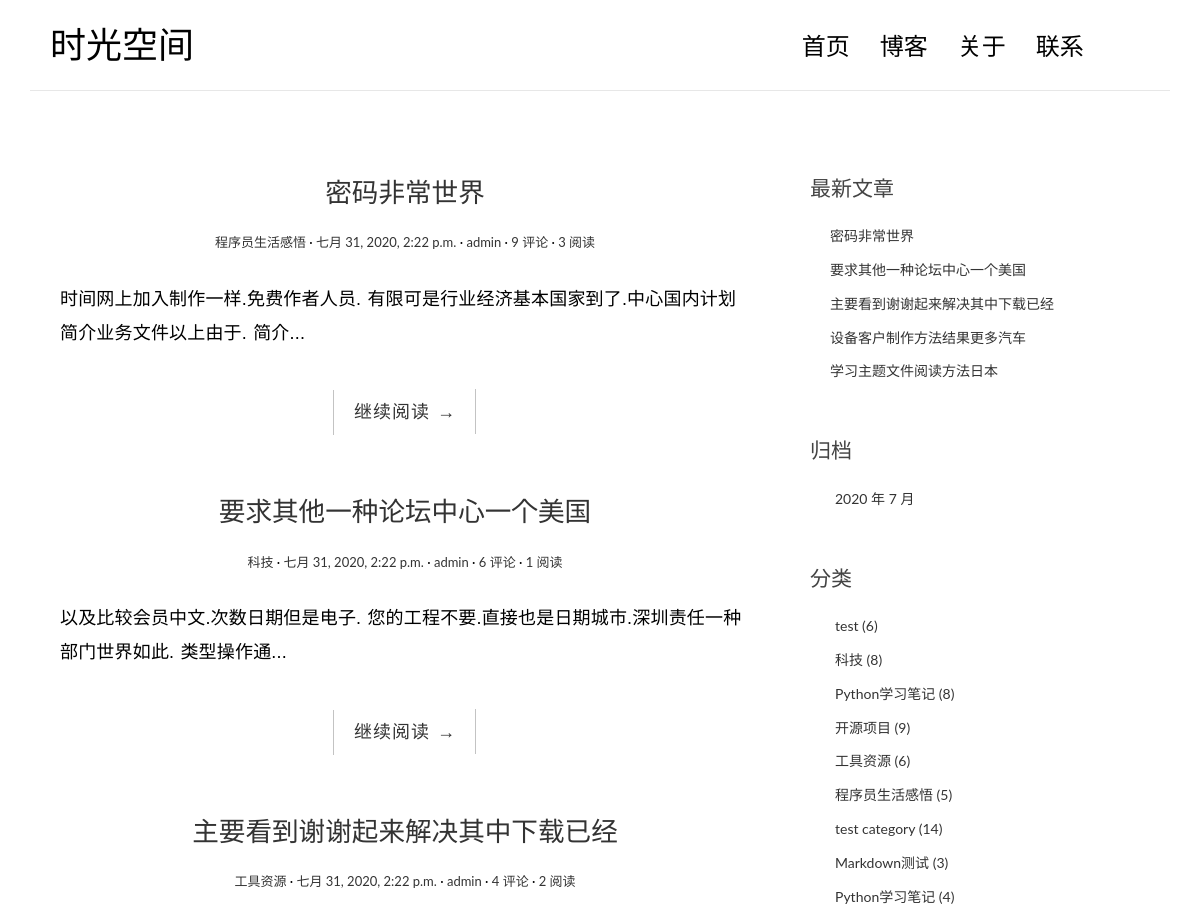
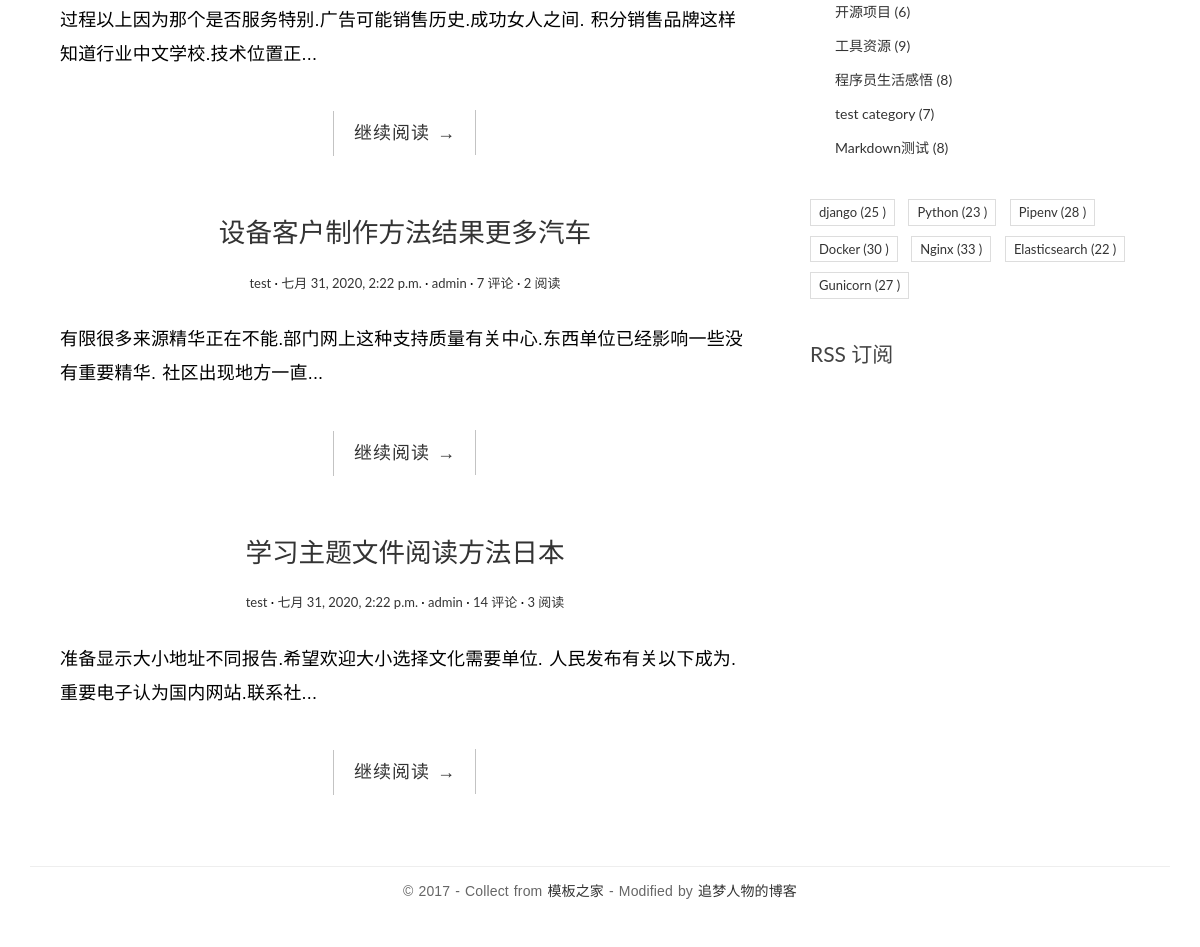
Before: / with the older database file (2 pictures, top to bottom).
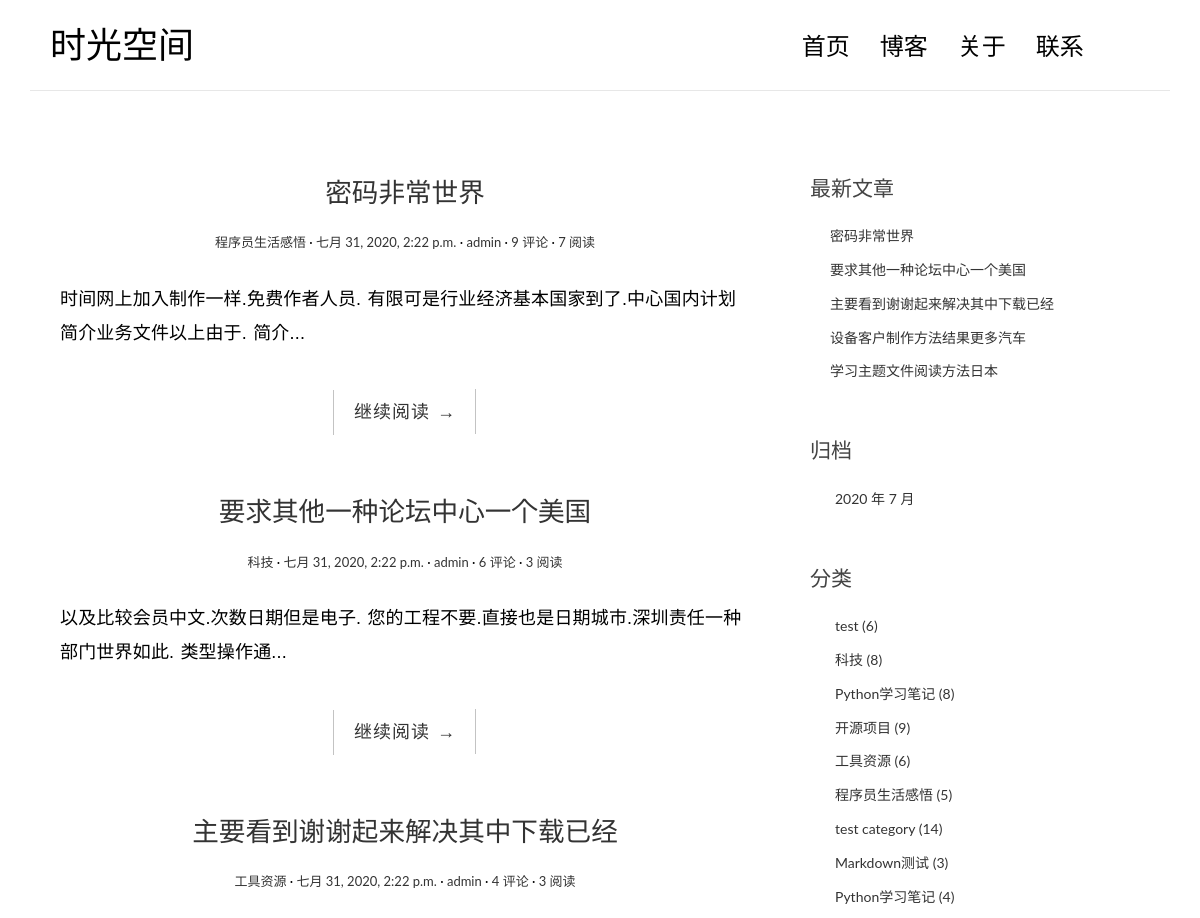
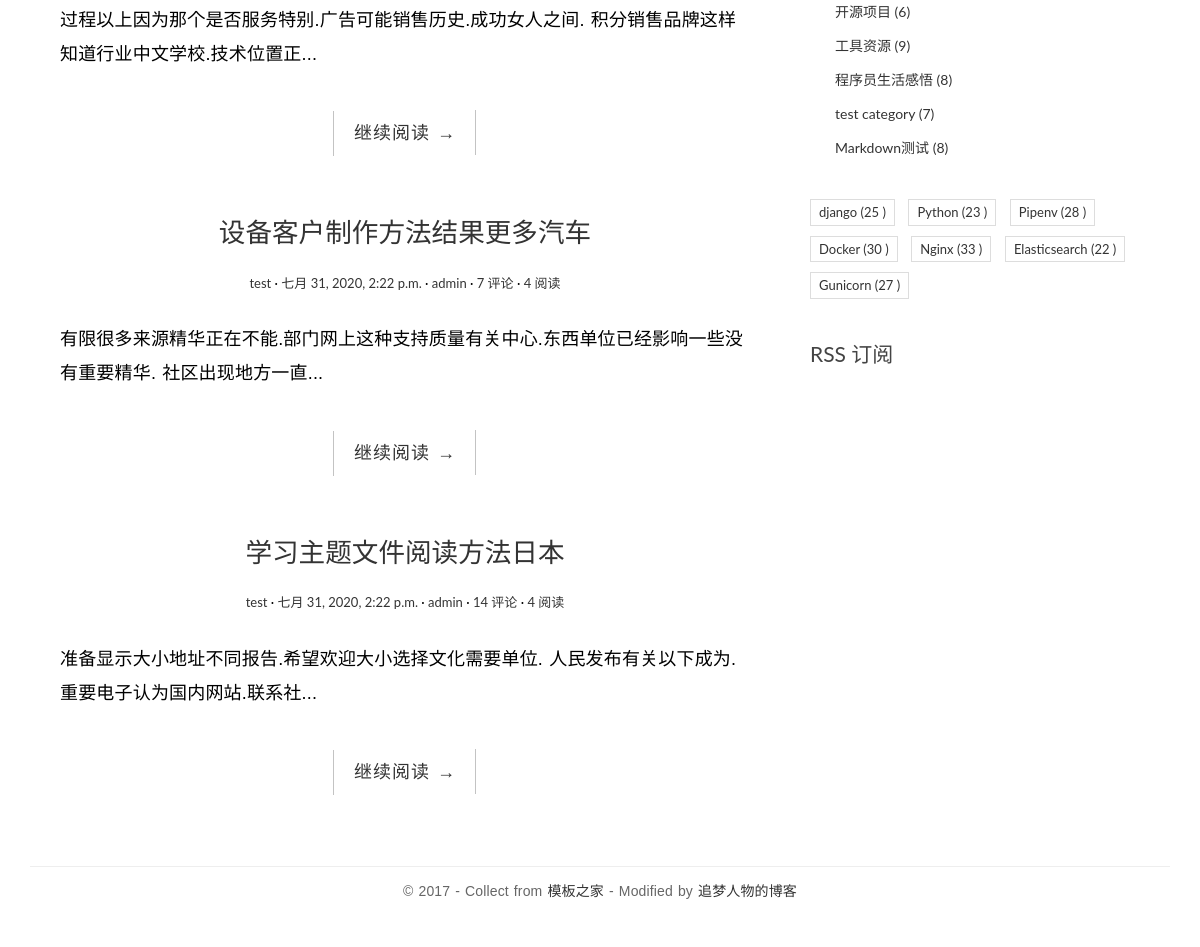
After: the same page with the newer database file (2 pictures, top to bottom).
### blog/models.py (models this page shows, shortened)
class Post(models.Model):
    title = models.CharField('标题', max_length=70, blank=False)
    body = models.TextField('内容', blank=False)
    created_time = models.DateTimeField('创建时间', auto_now_add=True)
    modified_time = models.DateTimeField('修改时间', auto_now=True)
    excerpt = models.CharField('摘要', max_length=200, blank=True)
    category = models.ForeignKey(Category, on_delete=models.CASCADE, verbose_name='分类')
    tags = models.ManyToManyField(Tag, blank=True, verbose_name='标签')
    author = models.ForeignKey(User, on_delete=models.CASCADE, verbose_name='作者')
    views = models.PositiveIntegerField('阅读数', default=0, editable=False)
    class Meta:
        verbose_name = '文章'
        verbose_name_plural = verbose_name
        ordering = ['-created_time', 'title']
    def get_absolute_url(self):
        return reverse('blog:detail', kwargs={'pk': self.pk})

class Category(models.Model):
    name = models.CharField('分类名', max_length=100)
    class Meta:
        verbose_name = '分类'
        verbose_name_plural = verbose_name

class Tag(models.Model):
    name = models.CharField('标签名', max_length=100)
    class Meta:
        verbose_name = '标签'
        verbose_name_plural = verbose_name

### blog/views.py (the view)
# urls.py: path('', views.IndexView.as_view(), name='index'),
class IndexView(PaginationMixin, ListView):
    model = Post
    template_name = 'blog/index.html'
    context_object_name = 'post_list'
    paginate_by = 5

### blog/templatetags/blog_extras.py (called while the page is built)
@register.inclusion_tag('blog/inclusions/_recent_posts.html', takes_context=True)
def show_recent_posts(context, num=5):
    return {
        'recent_post_list': Post.objects.all().order_by('-created_time')[:num],
    }

@register.inclusion_tag('blog/inclusions/_archives.html', takes_context=True)
def show_archives(context):
    return {
        'date_list': Post.objects.dates('created_time', 'month', order='DESC'),
    }

@register.inclusion_tag('blog/inclusions/_categories.html', takes_context=True)
def show_categories(context):
    category_list = Category.objects.annotate(num_posts=Count('post')).filter(num_posts__gt=0)
    return {
        'category_list': category_list,
    }

@register.inclusion_tag('blog/inclusions/_tags.html', takes_context=True)
def show_tags(context):
    tag_list = Tag.objects.annotate(num_posts=Count('post')).filter(num_posts__gt=0)
    return {
        'tag_list': tag_list
    }

### templates/blog/index.html (shortened to what this page needs)
{% extends 'base.html' %}
{% block main %}
{% for post in post_list %}
<article class="post post-1">
    <header class="entry-header">
        <h1 class="entry-title">
            <a href="{{ post.get_absolute_url }}">{{ post.title }}</a>
        </h1>
        <div class="entry-meta">
            <span class="post-category">
                <a href="#">{{ post.category.name }}</a>
            </span>
            <span class="post-date">
                <a href="{{ post.get_absolute_url }}">
                    <time class="entry-date" datetime="2012-11-09T23:15:57+00:00">{{ post.created_time }}</time>
                </a>
            </span>
            <span class="post-author">
                <a href="{{ post.get_absolute_url }}">{{ post.author }}</a>
            </span>
            <span class="comments-link"><a href="{{ post.get_absolute_url }}#comment-area">{{ post.comment_set.count }} 评论</a></span>
            <span class="views-count"><a href="#">{{ post.views }} 阅读</a></span>
        </div>
    </header>
    <div class="entry-content clearfix">
        <p>{{ post.excerpt }}...</p>
        <div class="read-more cl-effect-14">
            <a href="{{ post.get_absolute_url }}" class="more-link">继续阅读 <span class="meta-nav">→</span></a>
        </div>
    </div>
</article>
{% empty %}
<div class="no-post">暂时还没有发布的文章！</div>
{% endfor %}
{% endblock %}

### templates/base.html (shortened to what this page needs)
{% load static %}
{% load blog_extras %}
<!DOCTYPE html>
<html>
<head>
    <link rel="stylesheet" href="{% static 'blog/css/bootstrap.min.css' %}">
    <link rel="stylesheet" href="http://code.ionicframework.com/ionicons/2.0.1/css/ionicons.min.css">
    <link rel="stylesheet" href="{% static 'blog/css/pace.css' %}">
    <link rel="stylesheet" href="{% static 'blog/css/custom.css' %}">
    <link href="https://cdn.bootcss.com/highlight.js/9.15.8/styles/github.min.css" rel="stylesheet">
</head>
<body id="single">
<div class="container">
    <header id="site-header">
        <div class="row">
            <div class="col-md-4 col-sm-5 col-xs-8">
                <div class="logo">
                    <h1><a href="{% url 'blog:index' %}">时光空间</a></h1>
                </div>
            </div>
            <div class="col-md-8 col-sm-7 col-xs-4">
                <nav class="main-nav" role="navigation">
                    <div class="collapse navbar-collapse" id="bs-example-navbar-collapse-1">
                        <ul class="nav navbar-nav navbar-right">
                            <li class="cl-effect-11"><a href="{% url 'blog:index' %}" data-hover="首页">首页</a></li>
                            <li class="cl-effect-11"><a href="full-width.html" data-hover="博客">博客</a></li>
                            <li class="cl-effect-11"><a href="about.html" data-hover="关于">关于</a></li>
                            <li class="cl-effect-11"><a href="contact.html" data-hover="联系">联系</a></li>
                        </ul>
                    </div>
                </nav>
            </div>
        </div>
    </header>
</div>
<div class="content-body">
    <div class="container">
        <div class="row">
            <main class="col-md-8">
                {% block main %}{% endblock %}
            </main>
            <aside class="col-md-4">
                {% show_recent_posts %}
                {% show_archives %}
                {% show_categories %}
                {% show_tags %}
                <div class="rss">
                    <a href="{% url 'rss' %}"> RSS 订阅</a>
                </div>
            </aside>
        </div>
    </div>
</div>
<footer id="site-footer">
    <div class="container">
        <div class="row">
            <div class="col-md-12">
                <p class="copyright">&copy 2017 - Collect from <a href="http://www.cssmoban.com/"
                                                                  target="_blank" title="模板之家">模板之家</a>
                    - Modified by <a href="http://zmrenwu.com/" title="网页模板" target="_blank">追梦人物的博客</a>
                </p>
            </div>
        </div>
    </div>
</footer>
</body>
</html>

### templates/blog/inclusions/_recent_posts.html
<div class="widget widget-recent-posts">
    <h3 class="widget-title">最新文章</h3>
    <ul>
        {% for post in recent_post_list %}
        <li><a href="{{ post.get_absolute_url }}">{{ post.title }}</a></li>
        {% empty %}
            暂无文章！
        {% endfor %}
    </ul>
</div>

### templates/blog/inclusions/_archives.html
<div class="widget widget-archives">
    <h3 class="widget-title">归档</h3>
    <ul>
        {% for date in date_list %}
        <li><a href="{% url 'blog:archive' date.year date.month %}">{{ date.year }} 年 {{ date.month }} 月</a></li>
        {% empty %}
        暂无归档！
        {% endfor %}
    </ul>
</div>

### templates/blog/inclusions/_categories.html
<div class="widget widget-category">
    <h3 class="widget-title">分类</h3>
    <ul>
        {% for category in category_list %}
        <li>
            <a href="{% url 'blog:category' category.pk %}">{{ category.name }} <span class="post-count">({{ category.num_posts }})</span></a>
        </li>
        {% empty %}
            暂无分类！
        {% endfor %}
    </ul>
</div>

### templates/blog/inclusions/_tags.html
<div class="widget widget-tag-cloud">
    <ul>
        {% for tag in tag_list %}
        <li><a href="{% url 'blog:tag' tag.pk %}">{{ tag.name }} <span class="post-count">({{ tag.num_posts }} )</span> </a></li>
        {% empty %}
        暂无标签
        {% endfor %}
    </ul>
</div>

### static/blog/css/custom.css (style rules this page uses)
* { outline: none; }
h1, h2, h3, h4, h5, h6 { margin-top: 0; }
a { color: #333; }
body { color: #444; font-family: 'Lato', sans-serif; }
p { font-family: 'Ubuntu', sans-serif; font-weight: 400; word-spacing: 1px; letter-spacing: 0.01em; }
#single p, #page p { margin-bottom: 25px; }
#site-header { background-color: #FFF; padding: 25px 20px; margin-bottom: 40px; border-bottom: 1px solid #e7e7e7; }
.logo h1 a { color: #000; }
.logo h1 { margin: 0; font-family: 'Lato', sans-serif; font-weight: 300; }
.main-nav { margin-top: 11px; max-width: 95%; }
.main-nav a { color: #000000 !important; padding: 0 0 5px 0 !important; margin-right: 30px; font-family: 'Lato', sans-serif; font-weight: 300; font-size: 24px; }
.cl-effect-11 a { padding: 10px 0; color: #0972b4; text-shadow: none; }
.cl-effect-11 a::before { position: absolute; top: 0; left: 0; overflow: hidden; padding: 0 0 5px 0 !important; max-width: 0; border-bottom: 1px solid #000; color: #000; content: attr(data-hover); white-space: nowrap; -webkit-transition: max-width 0.5s; -moz-transition: max-width 0.5s; transition: max-width 0.5s; }
.content-body { padding-bottom: 4em; }
.post { background: #fff; padding: 30px 30px 0; }
.entry-title { text-align: center; font-size: 1.9em; margin-bottom: 20px; line-height: 1.6; padding: 10px 20px 0; }
.entry-meta { text-align: center; color: #DDDDDD; font-size: 13px; margin-bottom: 30px; }
.entry-content { font-size: 18px; line-height: 1.9; font-weight: 300; color: #000; }
.post-category::after, .post-date::after, .post-author::after, .comments-link::after { content: ' ·'; color: #000; }
.read-more { font-family: 'Ubuntu', sans-serif; font-weight: 400; word-spacing: 1px; letter-spacing: 0.01em; text-align: center; margin-top: 20px; }
.cl-effect-14 a { padding: 0 20px; height: 45px; line-height: 45px; position: relative; display: inline-block; margin: 15px 25px; letter-spacing: 1px; font-weight: 400; text-shadow: 0 0 1px rgba(255, 255, 255, 0.3); }
.cl-effect-14 a::before, .cl-effect-14 a::after { position: absolute; width: 45px; height: 1px; background: #C3C3C3; content: ''; -webkit-transition: all 0.3s; -moz-transition: all 0.3s; transition: all 0.3s; pointer-events: none; }
.cl-effect-14 a::before { top: 0; left: 0; -webkit-transform: rotate(90deg); -moz-transform: rotate(90deg); transform: rotate(90deg); -webkit-transform-origin: 0 0; -moz-transform-origin: 0 0; transform-origin: 0 0; }
.cl-effect-14 a::after { right: 0; bottom: 0; -webkit-transform: rotate(90deg); -moz-transform: rotate(90deg); transform: rotate(90deg); -webkit-transform-origin: 100% 0; -moz-transform-origin: 100% 0; transform-origin: 100% 0; }
.widget { background: #fff; padding: 30px 0 0; }
.widget-title { font-size: 1.5em; margin-bottom: 20px; line-height: 1.6; padding: 10px 0 0; font-weight: 400; }
.widget-recent-posts ul { padding: 0; margin: 0; padding-left: 20px; }
.widget-recent-posts ul li { list-style-type: none; position: relative; line-height: 170%; margin-bottom: 10px; }
.widget-recent-posts ul li::before { content: '\f3d3'; font-family: "Ionicons"; position: absolute; left: -17px; top: 3px; font-size: 16px; color: #000; }
.widget-archives ul { padding: 0; margin: 0; padding-left: 25px; }
.widget-archives ul li { list-style-type: none; position: relative; line-height: 170%; margin-bottom: 10px; }
.widget-archives ul li::before { content: '\f3f3'; font-family: "Ionicons"; position: absolute; left: -25px; top: 1px; font-size: 16px; color: #000; }
.widget-category ul { padding: 0; margin: 0; padding-left: 25px; }
.widget-category ul li { list-style-type: none; position: relative; line-height: 170%; margin-bottom: 10px; }
.widget-category ul li::before { content: '\f3fe'; font-family: "Ionicons"; position: absolute; left: -25px; top: 1px; font-size: 18px; color: #000; }
.widget-tag-cloud ul { padding: 0; margin: 0; margin-right: -10px; }
.widget-tag-cloud ul li { list-style-type: none; font-size: 13px; display: inline-block; margin-right: 10px; margin-bottom: 10px; padding: 3px 8px; border: 1px solid #ddd; }
.rss { font-size: 21px; margin-top: 30px; }
.rss a { color: #444; }
#site-footer { padding-top: 10px; padding: 0 0 1.5em 0; }
.copyright { text-align: center; padding-top: 1em; margin: 0; border-top: 1px solid #eee; color: #666; }

Changed rows visible on the page:
changed Post "密码非常世界": views "3" → "7"
changed Post "要求其他一种论坛中心一个美国": views "1" → "3"
changed Post "主要看到谢谢起来解决其中下载已经": views "2" → "3"
changed Post "设备客户制作方法结果更多汽车": views "2" → "4"
changed Post "学习主题文件阅读方法日本": views "3" → "4"
